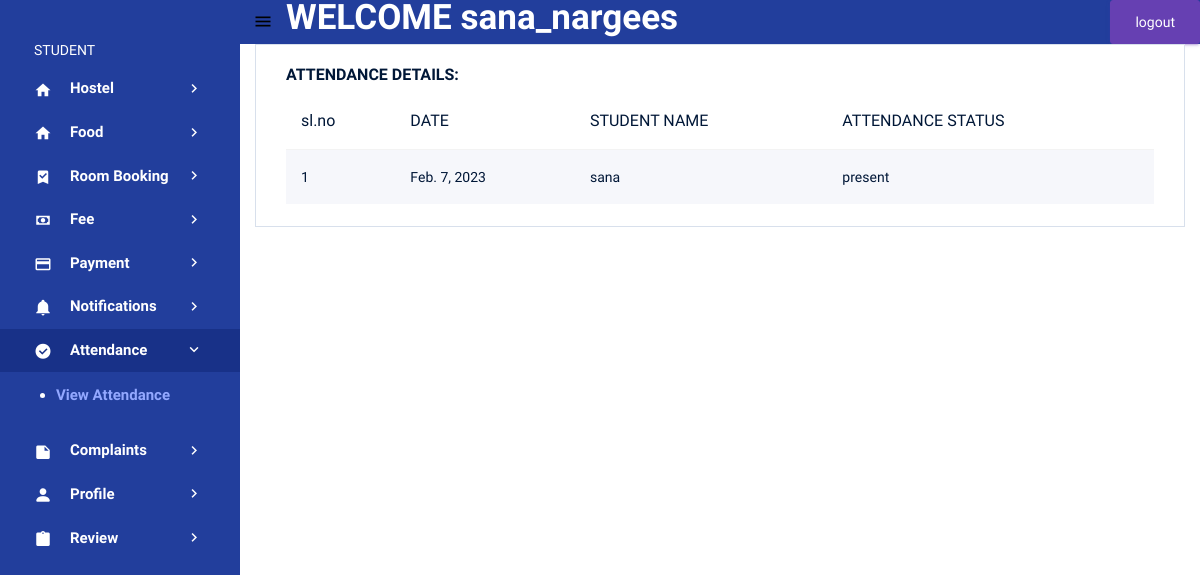
Page /view_student_attendance (signed in) on the earlier database version.
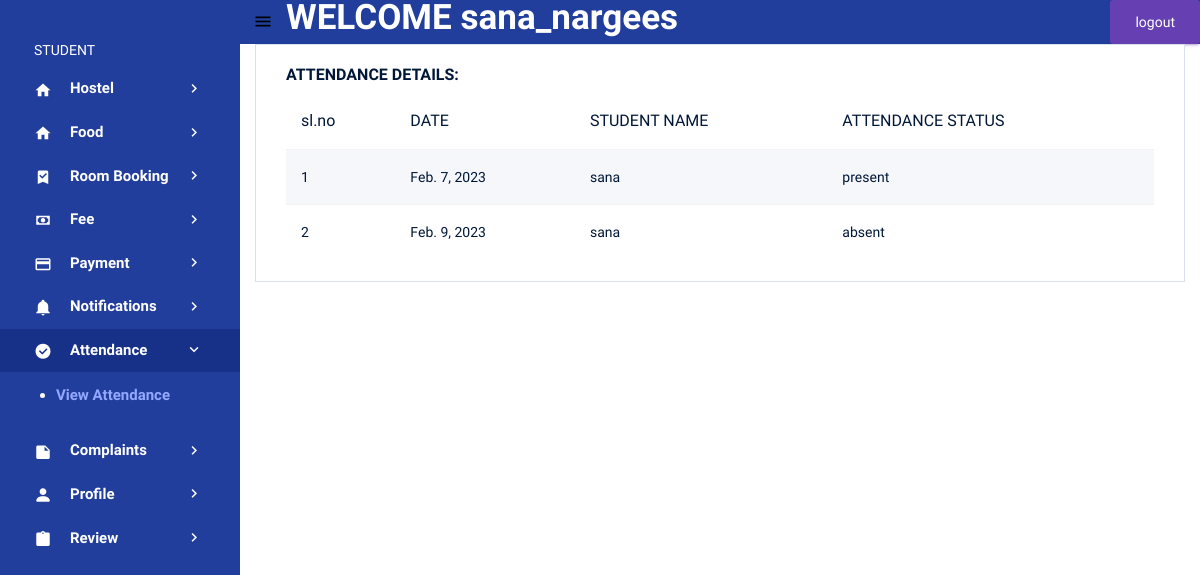
Same page on the later database version.
### pythonapp/models.py (models this page shows, shortened)
class Attendance(models.Model):
    date= models.DateField()
    student = models.ForeignKey(Student_Registration,on_delete=models.DO_NOTHING)
    attendance_status = models.CharField(max_length=200)

class Student_Registration(models.Model):
    user = models.OneToOneField(Login_view,on_delete=models.CASCADE,related_name='student',null=True)
    name=models.CharField(max_length=200)
    registration_id=models.CharField(max_length=25)
    email=models.EmailField()
    phone=models.IntegerField()
    address=models.CharField(max_length=200)
    approval_status = models.IntegerField(default=0)
    student_image = models.ImageField(upload_to='image')
    def __str__(self):
        return self.name

### pythonapp/student.py (the view)
# urls.py: path('view_student_attendance',student.view_student_attendance,name='view_student_attendance'),
@login_required(login_url='log')
def view_student_attendance(request):
    u= Student_Registration.objects.get(user=request.user)
    data=Attendance.objects.filter(student=u)
    return render(request, 'student_view_attendance.html', {'data': data})

### templates/student_view_attendance.html
{% extends 'student.html' %}
{% load crispy_forms_tags %}
{% block content %}
<div class="col-lg-12 grid-margin stretch-card">
              <div class="card">
                <div class="card-body">
                  <h4 class="card-title">ATTENDANCE DETAILS:</h4>
                  <div class="table-responsive">
                    <table class="table table-striped">
                      <thead>
                        <tr>
                            <th>sl.no</th>
                            <th>DATE</th>
                            <th>STUDENT NAME</th>
                            <th>ATTENDANCE STATUS</th>
                        </tr>
                      </thead>
                      <tbody>
                      {% for i in data %}
                        <tr>
                         <td>{{forloop.counter}}</td>
                         <td>{{i.date}}</td>
                         <td>{{i.student}}</td>
                         <td>{{i.attendance_status}}</td>
                      {% endfor %}
                      </tbody>
                    </table>
                  </div>
                </div>
              </div>
            </div>
{% endblock %}

Differences in the rows shown:
added Attendance: date "Feb. 9, 2023", student "sana", attendance_status "absent"
